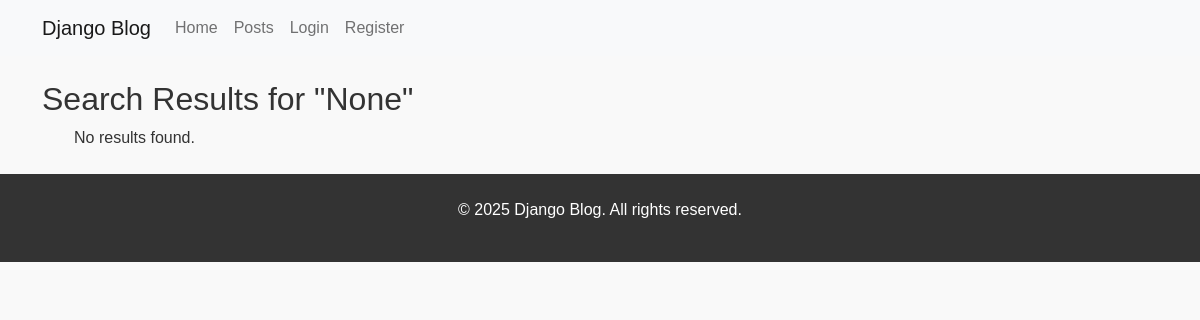
Before: /blog/search/ with the older database file.
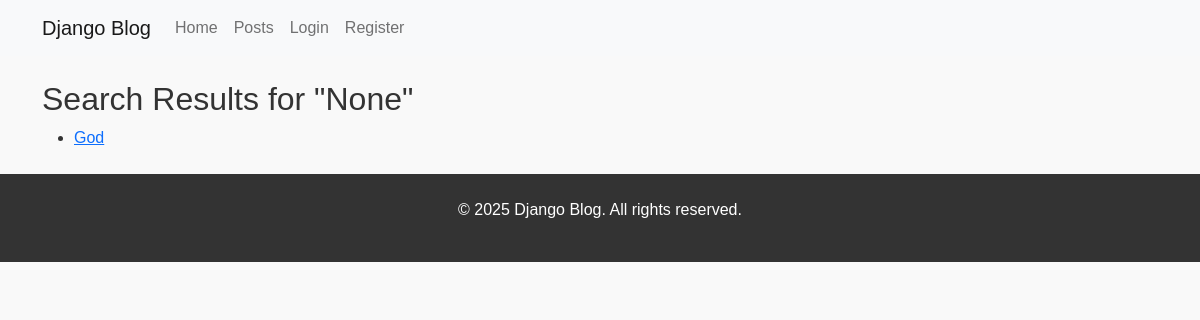
After: the same page with the newer database file.
### blog/models.py (models this page shows, shortened)
class Post(models.Model):
    title = models.CharField(max_length=200)
    content = models.TextField()
    published_date = models.DateTimeField(auto_now_add=True)
    author = models.ForeignKey(User, on_delete=models.CASCADE)
    tags = models.ManyToManyField(Tag, related_name='posts', blank=True)  # Many-to-Many relationship with Tag
    class Meta:
        ordering = ['-published_date']  # Display latest posts first

### blog/views.py (the view)
# urls.py: path('search/', views.search_posts, name='search_posts'),
def search_posts(request):
    query = request.GET.get('q')
    if query:
        posts = Post.objects.filter(
            Q(title__icontains=query) |
            Q(content__icontains=query) |
            Q(tags__name__icontains=query)
        ).distinct()
    else:
        posts = Post.objects.all()
    return render(request, 'blog/search_results.html', {'posts': posts, 'query': query})

### blog/templates/blog/search_results.html (shortened to what this page needs)
{% extends 'base.html' %}
{% block content %}
    <h2>Search Results for "{{ query }}"</h2>
    <ul>
        {% for post in posts %}
            <li><a href="{% url 'blog:post_detail' post.id %}">{{ post.title }}</a></li>
        {% empty %}
            <p>No results found.</p>
        {% endfor %}
    </ul>
{% endblock %}

Changed rows visible on the page:
added Post: title "God"
Other visible differences:
text no longer shown: "No results found."
